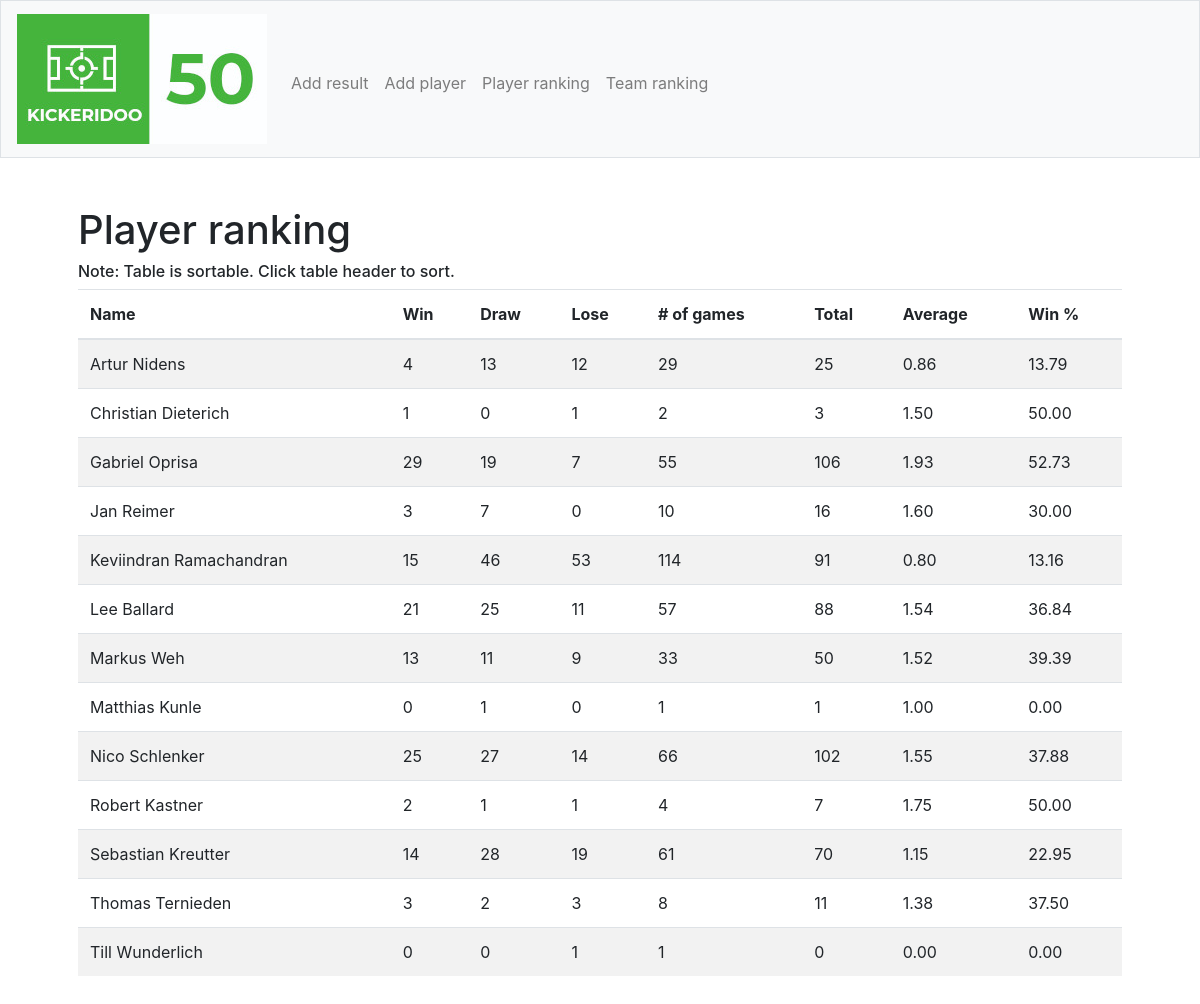
The app's page /player-ranking, older data.
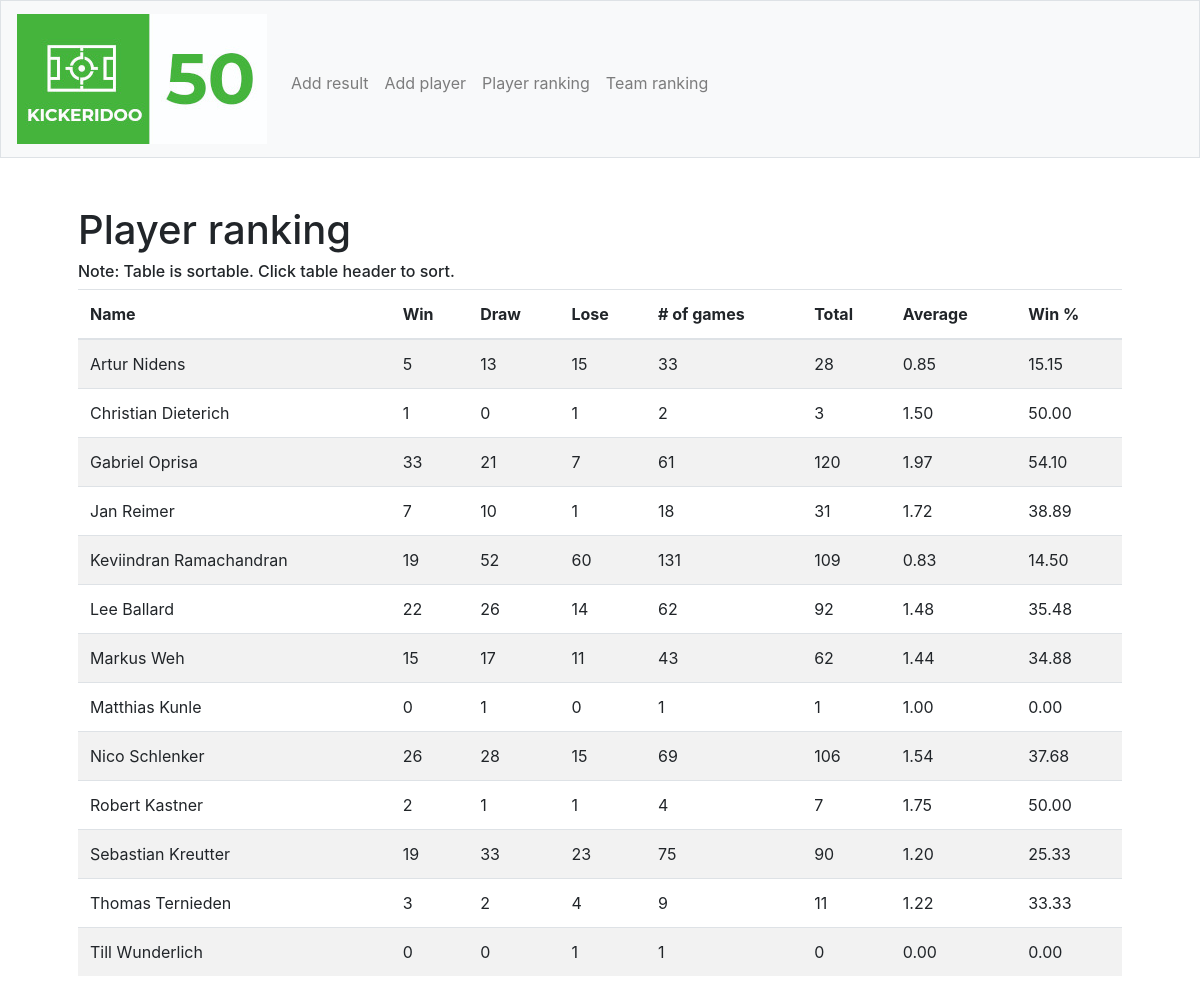
The same page, newer data.
### tables this page shows
CREATE TABLE "players" (
	"id"	INTEGER PRIMARY KEY AUTOINCREMENT,
	"name"	TEXT,
	"w"	INTEGER DEFAULT 0,
	"d"	INTEGER DEFAULT 0,
	"l"	INTEGER DEFAULT 0
);

### application.py (the view)
@app.route("/player-ranking")
def player_ranking():
    players = db.execute("SELECT * FROM players ORDER BY name ASC")
    return render_template("player-ranking.html", players=players)

### templates/player-ranking.html (shortened to what this page needs)
{% extends "layout.html" %}
{% block main %}
    <h1>Player ranking</h1>
    <h6>Note: Table is sortable. Click table header to sort.</h6>
    <table class="table table-striped sortable">
        <thead>
            <tr>
                <th>Name</th>
                <th>Win</th>
                <th>Draw</th>
                <th>Lose</th>
                <th># of games</th>
                <th>Total</th>
                <th>Average</th>
                <th>Win %</th>
            </tr>
        </thead>
        <tbody>
            {% for player in players %}
            <tr>
                <td>{{ player.name }}</td>
                <td>{{ player.w }}</td>
                <td>{{ player.d }}</td>
                <td>{{ player.l }}</td>
                <td>{{ player.w + player.d + player.l }}</td>
                <td>{{ ((player.w * 3) + (player.d * 1)) }}</td>
                <td>{% if player.w + player.d + player.l != 0 %}
                    {{'%0.2f' | format(((player.w * 3) + (player.d * 1)) / (player.w + player.d + player.l)|float) }}
                    {% else %}
                    {{ 0 }}
                    {% endif %}
                </td>
                <td>
                    {% if player.w + player.d + player.l != 0 %}
                    {{'%0.2f' | format((player.w / (player.w + player.d + player.l)) * 100|float) }}
                    {% else %}
                    {{ 0 }}
                    {% endif %}
                </td>
            </tr>
            {% endfor %}
        </tbody>
    </table>
{% endblock %}

### templates/layout.html (shortened to what this page needs)
<!DOCTYPE html>
<html lang="en">
    <head>
        <link rel="stylesheet" href="https://stackpath.bootstrapcdn.com/bootstrap/4.5.0/css/bootstrap.min.css">
        <link href="/static/styles.css" rel="stylesheet">
    </head>
    <body>
        <nav class="navbar navbar-expand-md navbar-light bg-light border">
            <a class="navbar-brand" href="/"><img src="/static/logo_new_small.jpg"></a>
            <div class="collapse navbar-collapse" id="navbar">
                <ul class="navbar-nav mr-auto mt-2">
                    <li class="nav-item"><a class="nav-link" href="/add-result">Add result</a></li>
                    <li class="nav-item"><a class="nav-link" href="/add-player">Add player</a></li>
                    <li class="nav-item"><a class="nav-link" href="/player-ranking">Player ranking</a></li>
                    <li class="nav-item"><a class="nav-link" href="/team-ranking">Team ranking</a></li>
                </ul>
            </div>
        </nav>
        <main class="container p-5">
            {% block main %}{% endblock %}
        </main>
    </body>
</html>

### static/styles.css (style rules this page uses)
nav .navbar-brand { font-size: xx-large; }
main { overflow-x: auto; }

Row changes from the older to the newer data that the page shows:
changed players "Artur Nidens": w "4" → "5"; l "12" → "15"; player.w+player.d+player.l "29" → "33"; ((player.w*3)+(player.d*1)) "25" → "28"; w+d+l "0.86" → "0.85"; (player.w/(player.w+player.d+player.l))*100|float "13.79" → "15.15"
changed players "Gabriel Oprisa": w "29" → "33"; d "19" → "21"; player.w+player.d+player.l "55" → "61"; ((player.w*3)+(player.d*1)) "106" → "120"; w+d+l "1.93" → "1.97"; (player.w/(player.w+player.d+player.l))*100|float "52.73" → "54.10"
changed players "Jan Reimer": w "3" → "7"; d "7" → "10"; l "0" → "1"; player.w+player.d+player.l "10" → "18"; ((player.w*3)+(player.d*1)) "16" → "31"; w+d+l "1.60" → "1.72"; (player.w/(player.w+player.d+player.l))*100|float "30.00" → "38.89"
changed players "Keviindran Ramachandran": w "15" → "19"; d "46" → "52"; l "53" → "60"; player.w+player.d+player.l "114" → "131"; ((player.w*3)+(player.d*1)) "91" → "109"; w+d+l "0.80" → "0.83"; (player.w/(player.w+player.d+player.l))*100|float "13.16" → "14.50"
changed players "Lee Ballard": w "21" → "22"; d "25" → "26"; l "11" → "14"; player.w+player.d+player.l "57" → "62"; ((player.w*3)+(player.d*1)) "88" → "92"; w+d+l "1.54" → "1.48"; (player.w/(player.w+player.d+player.l))*100|float "36.84" → "35.48"
changed players "Markus Weh": w "13" → "15"; d "11" → "17"; l "9" → "11"; player.w+player.d+player.l "33" → "43"; ((player.w*3)+(player.d*1)) "50" → "62"; w+d+l "1.52" → "1.44"; (player.w/(player.w+player.d+player.l))*100|float "39.39" → "34.88"
changed players "Nico Schlenker": w "25" → "26"; d "27" → "28"; l "14" → "15"; player.w+player.d+player.l "66" → "69"; ((player.w*3)+(player.d*1)) "102" → "106"; w+d+l "1.55" → "1.54"; (player.w/(player.w+player.d+player.l))*100|float "37.88" → "37.68"
changed players "Sebastian Kreutter": w "14" → "19"; d "28" → "33"; l "19" → "23"; player.w+player.d+player.l "61" → "75"; ((player.w*3)+(player.d*1)) "70" → "90"; w+d+l "1.15" → "1.20"; (player.w/(player.w+player.d+player.l))*100|float "22.95" → "25.33"
changed players "Thomas Ternieden": l "3" → "4"; player.w+player.d+player.l "8" → "9"; w+d+l "1.38" → "1.22"; (player.w/(player.w+player.d+player.l))*100|float "37.50" → "33.33"
